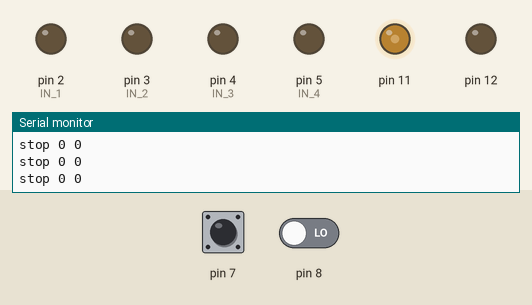
A sketch run on a simulated Arduino Uno, built with avr-gcc and run on an emulated ATmega328P. On the bench: output pins drawn as LEDs (lit = HIGH), the last lines printed to the serial monitor. Dashed ring = blinking. Inputs (shaded band) come from the test bench; at power-on: pin 7 LOW, pin 8 LOW.

Above: at 1.2 s.
1.3 s: pin 7 driven HIGH
At 1.6 s:
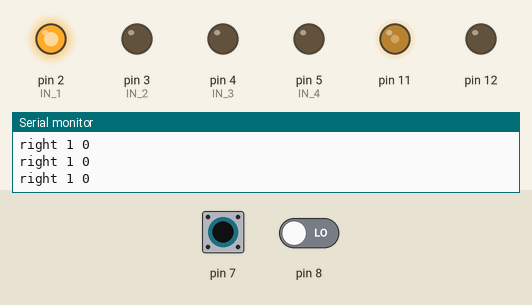
2.8 s: pin 8 driven HIGH
At 3.8 s:
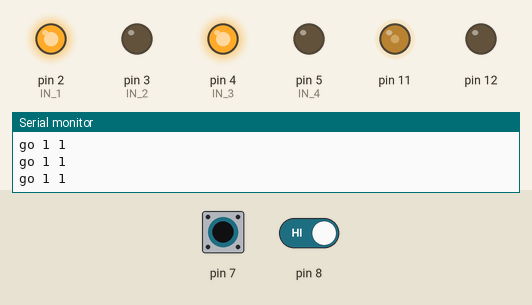
4.3 s: pin 7 driven LOW
At 5.0 s:
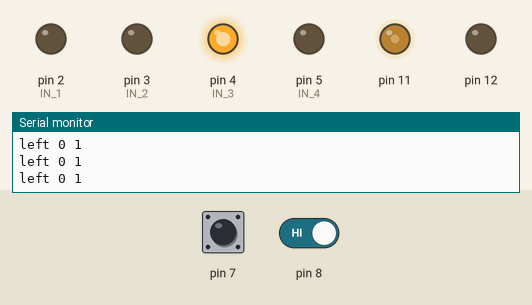
5.8 s: pin 8 driven LOW
At 6.4 s:
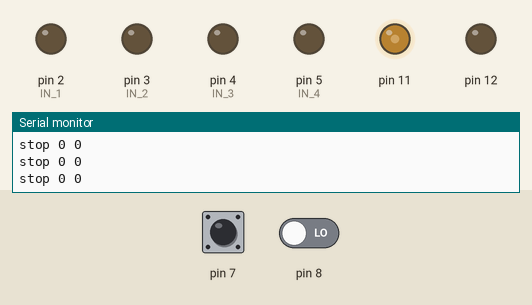
8.8 s: pin 7 pulsed HIGH 5 times (0.12 s each, 0.3 s apart)
At 8.87 s:
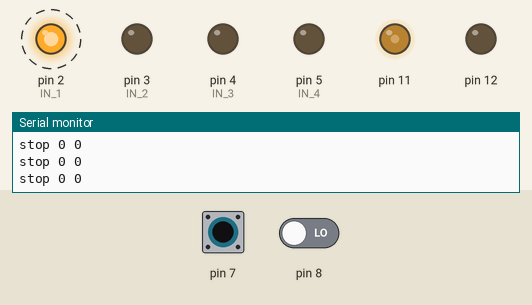
Timing chart, 0 to 11.8 s (numbered marks = the images above; inputs shaded):
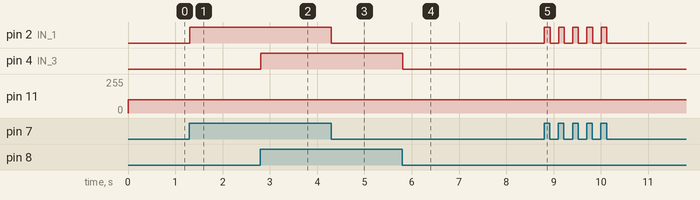

The sketch:

20220420_Arduino_TrackingCar.ino
```cpp
void setup() {//腳位設定
  Serial.begin(9600);//設定鮑率為9600
  pinMode(2,OUTPUT);//IN_1，數位腳位2，左馬達輸出
  pinMode(3,OUTPUT);//IN_2，數位腳位3，左馬達輸出
  pinMode(4,OUTPUT);//IN_3，數位腳位4，右馬達輸出
  pinMode(5,OUTPUT);//IN_4，數位腳位5，右馬達輸出
  pinMode(7,INPUT);//數位腳位7，紅外線L輸入
  pinMode(8,INPUT);//數位腳位8，紅外線R輸入
  pinMode(11,OUTPUT);//數位腳位11，EN_A輸出
  pinMode(12,OUTPUT);//數位腳位12，EN_B輸出
}

void loop() {//主程式
  analogWrite(11,100);//數位腳位11，EN_A輸出，0~255
  analogWrite(12,100);//數位腳位12，EN_B輸出，0~255

  //左右向判斷迴圈
  if(digitalRead(7)==1&&digitalRead(8)==1)
  {
  //兩邊都感測到白線
  //車子向前
    digitalWrite(2,HIGH);
    digitalWrite(3,LOW);
    digitalWrite(4,HIGH);
    digitalWrite(5,LOW);
    Serial.print("go ");
  }
  else if(digitalRead(7)==1&&digitalRead(8)==0)
  {
  //左白右黑
  //車子向右
    digitalWrite(2,HIGH);
    digitalWrite(3,LOW);
    digitalWrite(4,LOW);
    digitalWrite(5,LOW);
    Serial.print("right ");
    }
  else if(digitalRead(7)==0&&digitalRead(8)==1)
  {
  //左黑右白
  //車子向左
    digitalWrite(2,LOW);
    digitalWrite(3,LOW);
    digitalWrite(4,HIGH);
    digitalWrite(5,LOW);
    Serial.print("left ");
    }
  else
  {
  //車子停止
    digitalWrite(2,LOW);
    digitalWrite(3,LOW);
    digitalWrite(4,LOW);
    digitalWrite(5,LOW);
    Serial.print("stop ");
    }
Serial.print(digitalRead(7));
Serial.print(" ");
Serial.println(digitalRead(8));
}
```

Measured:
- after the input at 1.3 s, pin 2 (IN_1): LOW → HIGH at once
- after the input at 2.8 s, pin 4 (IN_3): LOW → HIGH at once
- after the input at 4.3 s, pin 2 (IN_1): HIGH → LOW at once
- after the input at 5.8 s, pin 4 (IN_3): HIGH → LOW at once
- after the input at 8.8 s, pin 2 (IN_1): alternates HIGH for 0.13 s and LOW for 0.18 s, 10 changes in all, then stays LOW, starting at once
